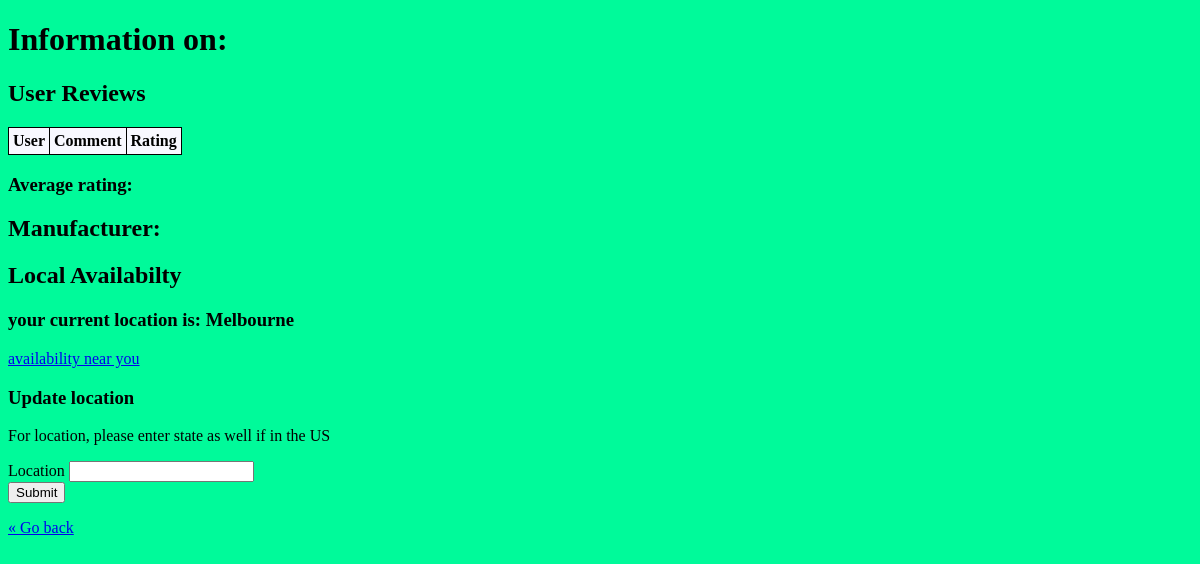
Before: /moreinfo.php (signed in) with the older database file.
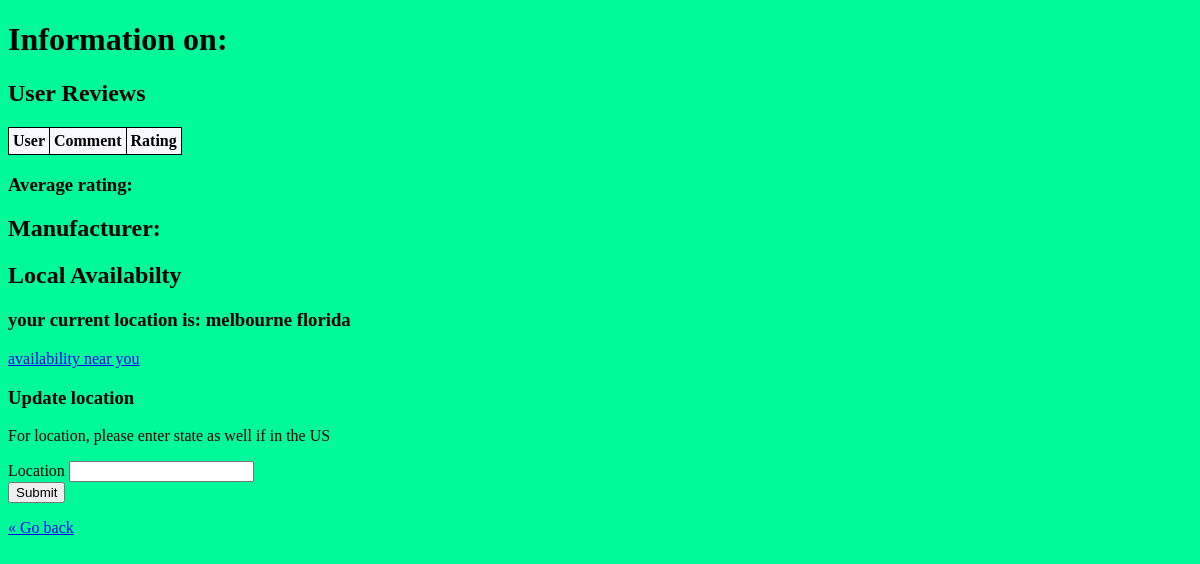
After: the same page with the newer database file.
### tables this page shows
CREATE TABLE `user` (
  `username` varchar(30) NOT NULL,
  `password` varchar(255) NOT NULL,
  `name` varchar(50) NOT NULL,
  `email` varchar(35) NOT NULL,
  `location` varchar(75) DEFAULT NULL
);

### moreinfo.php (the view, shortened to what this page needs)
<?php
$user1 = $_SESSION['username'];
$mysqli = require __DIR__ . "/database.php";
$drinkname = $_POST['EnergyDrinkName'];
?>
<!DOCTYPE html>
<html>
<head>
</head>
<body style ="background-color: MediumSpringGreen;">
    <h1>Information on: <?php  echo $drinkname; ?></h1>
    <h2>User Reviews</h2>
     <table style ="background-color: GhostWhite ;">
        	<tr>
        		<th>User</th>
        		<th>Comment</th>
        		<th>Rating</th>
        	</tr>
        </table>
    <?php
        $averageRating = $mysqli->query("SELECT AVG(rating) FROM review_information WHERE drink_name = '$drinkname'");
        $averageResult = $averageRating->fetch_row()
    ?>
    <h3>Average rating: <?php echo $averageResult[0] ?></h3>
     <?php
        $manuInfo = $mysqli->query("SELECT manufacturer FROM drink_names WHERE drink_name = '$drinkname'");
        $manuResult = $manuInfo->fetch_row();
    ?>
    <h2>Manufacturer: <?php echo $manuResult[0] ?></h2>
    <h2>Local Availabilty</h2>
    <?php
        $locationInfo = $mysqli->query("SELECT location FROM user WHERE username = '$user1'");
        $locationResult = $locationInfo->fetch_row();
        $location = $locationResult[0];
        if(!empty($location)){
            echo "<h3>your current location is: $location</h3>";
            echo '<p><a href="availability.php" title="availability">availability near you</a></p>';
        }
    ?>
    <h3>Update location</h3>
    <p>For location, please enter state as well if in the US</p>
     <form action="process-location.php" method="post" >
        <div>
            <label for="location1">Location</label>
            <input type="text" id="location1" name="location1">
        </div>
        <button>Submit</button>
    </form>
</body>
</html>
<?php
echo '<p><a href="javascript:history.go(-1)" title="Return to previous page">« Go back</a></p>';
?>

Changed rows visible on the page:
changed user: location "Melbourne" → "melbourne florida"
